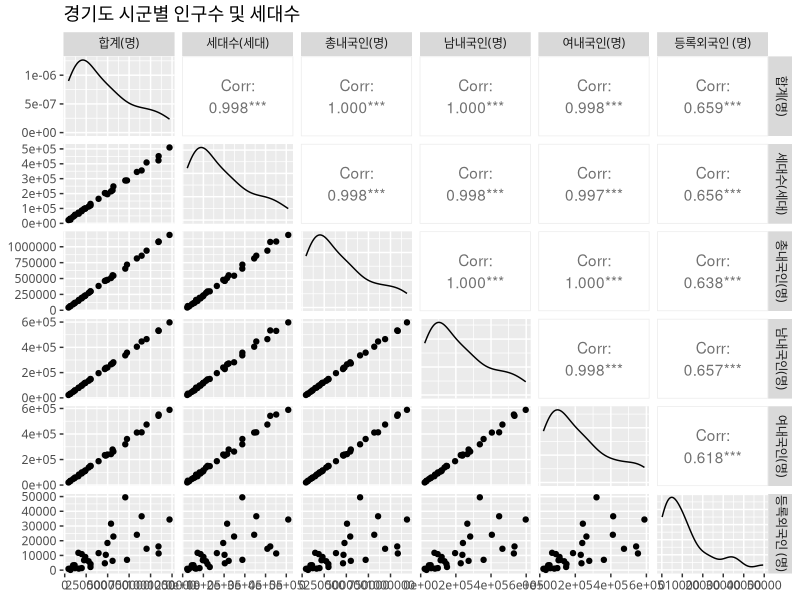
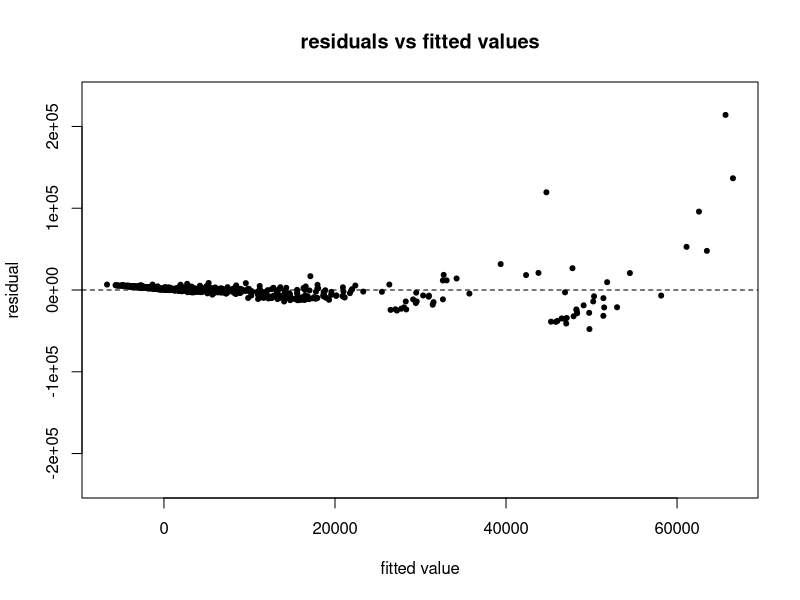
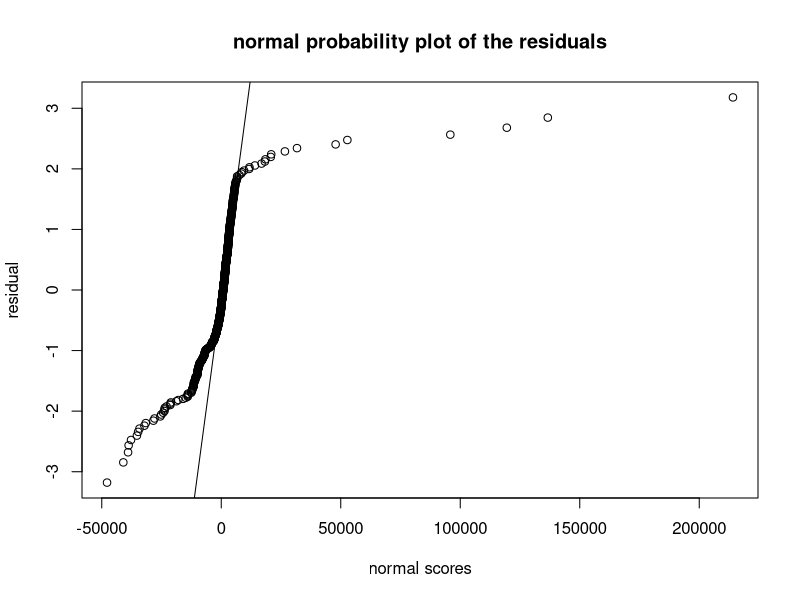
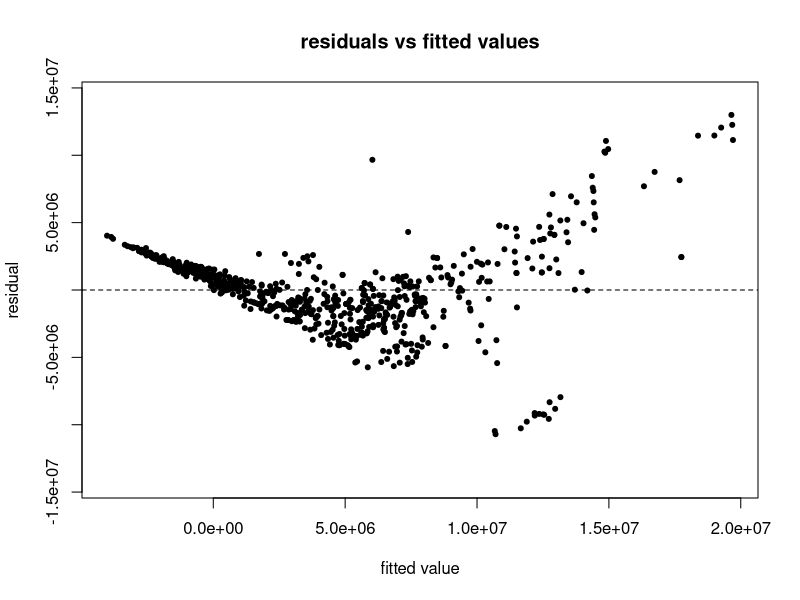
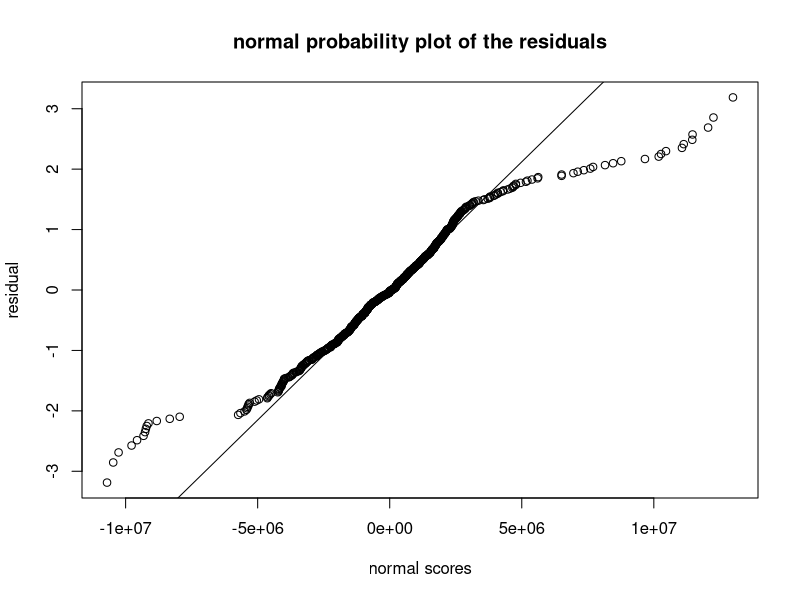
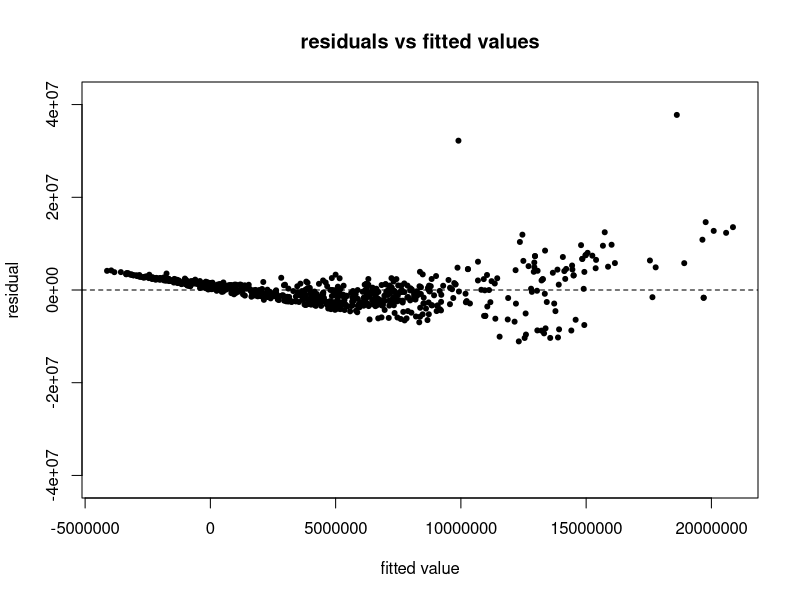
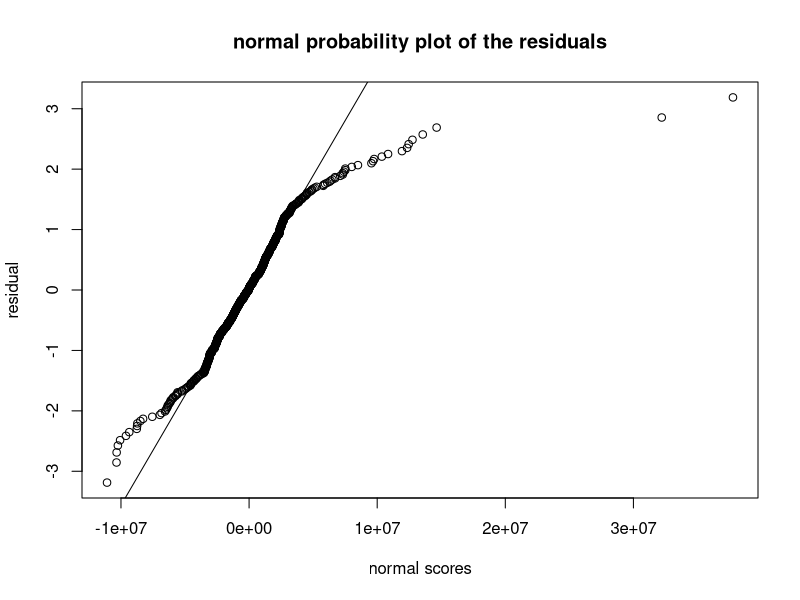
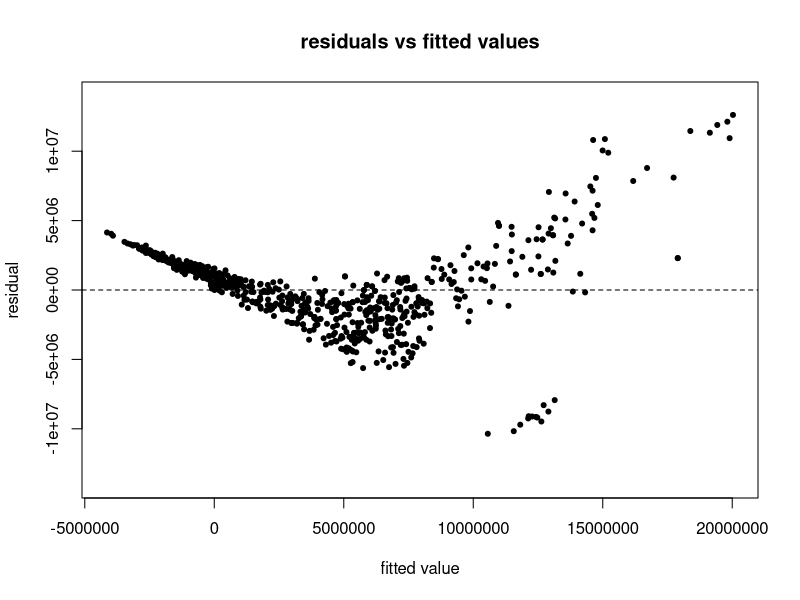

Source code (R) for these figures, in order:
## ---- chunk 1
library(tidyverse)
library(car)
library(GGally)
theme_set(theme_grey(base_family='NanumGothic'))


original_data = read_csv('./data/local_currency.csv',locale=locale('ko',encoding='euc-kr'))


original_pop = read_csv('./data/gg_population.csv')
        # 2021.02 기준
## ---- chunk 2
original_pop[2:nrow(original_pop),3:ncol(original_pop)] %>%
  ggpairs(title="경기도 시군별 인구수 및 세대수") 

covid_before_after = str_remove(original_data$기준년월, "-") %>%
  as.numeric() >= 202004

data = original_data %>%
  select(c("시군명", "기준년월", "월별카드발행수량(건)", "월별카드충전액(천원)", "월별카드사용액(천원)")) %>%
  mutate(covid=if_else(covid_before_after, 'after', 'before'))


original_pop %>% colnames()
  # 현재 총 인구 합계로 표준화
pop = original_pop %>%
  select(c("시군구별(1)", "세대수(세대)")) %>%
  rename(시군명=`시군구별(1)`, total=`세대수(세대)`)


skimr::skim(pop)


div_data = data %>%  mutate_at(vars(-시군명, -기준년월, -covid), funs(. / `월별카드발행수량(건)` ))



# 표준화
stand_data = data %>% left_join(pop, by='시군명') %>%  mutate_at(vars(-시군명, -기준년월, -covid), funs(. / total))


## ---- chunk 3
skimr::skim(data)
skimr::skim(stand_data)
## ---- chunk 4

rcbd_card = aov(`월별카드발행수량(건)`~시군명+covid+기준년월, data=data)
summary(rcbd_card)
rcbd_card_use = aov(`월별카드사용액(천원)`~시군명+covid+기준년월, data=data)
summary(rcbd_card_use)

rcbd_card_charge = aov(`월별카드충전액(천원)`~시군명+covid+기준년월, data=data)
summary(rcbd_card_charge)

## ---- chunk 5

residuals = resid(rcbd_card)
fitted = fitted(rcbd_card)
plot(fitted, residuals, pch=20, ylim=c(-1.1,1.1)*max(abs(residuals)),
     xlab = 'fitted value', ylab='residual', main='residuals vs fitted values')
abline(0,0,lty=2)


## ---- chunk 6
qqnorm(residuals, datax=T, ylab='normal scores',
       xlab='residual', main='normal probability plot of the residuals')
qqline(residuals, datax = T)
## ---- chunk 7

residuals_use = resid(rcbd_card_use)
fitted_use = fitted(rcbd_card_use)
plot(fitted_use, residuals_use, pch=20, ylim=c(-1.1,1.1)*max(abs(residuals_use)),
     xlab = 'fitted value', ylab='residual', main='residuals vs fitted values')
abline(0,0,lty=2)


## ---- chunk 8
qqnorm(residuals_use, datax=T, ylab='normal scores',
       xlab='residual', main='normal probability plot of the residuals')
qqline(residuals_use, datax = T)
## ---- chunk 9
residuals_charge = resid(rcbd_card_charge)
fitted_charge  = fitted(rcbd_card_charge)
plot(fitted_charge , residuals_charge , pch=20, ylim=c(-1.1,1.1)*max(abs(residuals_charge )),
     xlab = 'fitted value', ylab='residual', main='residuals vs fitted values')
abline(0,0,lty=2)


## ---- chunk 10
qqnorm(residuals_charge , datax=T, ylab='normal scores',
       xlab='residual', main='normal probability plot of the residuals')
qqline(residuals_charge , datax = T)

## ---- chunk 11

div_rcbd_card = aov(`월별카드발행수량(건)`~시군명+covid+기준년월, data=div_data)
summary(div_rcbd_card)
div_rcbd_card_use = aov(`월별카드사용액(천원)`~시군명+covid+기준년월, data=div_data)
summary(div_rcbd_card_use)
div_rcbd_card_charge = aov(`월별카드충전액(천원)`~시군명+covid+기준년월, data=div_data)
summary(div_rcbd_card_charge)

## ---- chunk 12

div_residuals_use = resid(div_rcbd_card_use)
div_fitted_use = fitted(div_rcbd_card_use)
plot(div_fitted_use, div_residuals_use, pch=20, ylim=c(-1.1,1.1)*max(abs(div_residuals_use)),
     xlab = 'fitted value', ylab='residual', main='residuals vs fitted values')
abline(0,0,lty=2)


## ---- chunk 13
qqnorm(div_residuals_use, datax=T, ylab='normal scores',
       xlab='residual', main='normal probability plot of the residuals')
qqline(residuals_use, datax = T)
## ---- chunk 14
div_residuals_charge = resid(div_rcbd_card_charge)
div_fitted_charge  = fitted(div_rcbd_card_charge)
plot(div_fitted_charge , div_residuals_charge , pch=20, ylim=c(-1.1,1.1)*max(abs(div_residuals_charge )),
     xlab = 'fitted value', ylab='residual', main='residuals vs fitted values')
abline(0,0,lty=2)


## ---- chunk 15
qqnorm(div_residuals_charge , datax=T, ylab='normal scores',
       xlab='residual', main='normal probability plot of the residuals')
qqline(div_residuals_charge , datax = T)

## ---- chunk 16

leveneTest(`월별카드발행수량(건)`~시군명, data=data)
leveneTest(`월별카드사용액(천원)`~시군명, data=data)
leveneTest(`월별카드충전액(천원)`~시군명, data=data)


leveneTest(`월별카드발행수량(건)`~시군명, data=div_data)
leveneTest(`월별카드사용액(천원)`~시군명, data=div_data)
leveneTest(`월별카드충전액(천원)`~시군명, data=div_data)

leveneTest(`월별카드발행수량(건)`~시군명, data=stand_data)
leveneTest(`월별카드사용액(천원)`~시군명, data=stand_data)
leveneTest(`월별카드충전액(천원)`~시군명, data=stand_data)
## ---- chunk 17

stand_rcbd_card = aov(`월별카드발행수량(건)`~시군명*covid+기준년월, data=data)
summary(stand_rcbd_card)
stand_rcbd_card_use = aov(`월별카드사용액(천원)`~시군명*covid+기준년월, data=data)
summary(stand_rcbd_card_use)
stand_rcbd_card_charge = aov(`월별카드충전액(천원)`~시군명*covid+기준년월, data=data)
summary(stand_rcbd_card_charge)

## ---- chunk 18

stand_residuals = resid(stand_rcbd_card)
stand_fitted = fitted(stand_rcbd_card)
plot(stand_fitted, stand_residuals, pch=20, ylim=c(-1.1,1.1)*max(abs(stand_residuals)),
     xlab = 'fitted value', ylab='residual', main='residuals vs fitted values')
abline(0,0,lty=2)


## ---- chunk 19
qqnorm(stand_residuals, datax=T, ylab='normal scores',
       xlab='residual', main='normal probability plot of the residuals')
qqline(stand_residuals, datax = T)
## ---- chunk 20

stand_residuals_use = resid(stand_rcbd_card_use)
stand_fitted_use = fitted(stand_rcbd_card_use)
plot(stand_fitted_use, stand_residuals_use, pch=20, ylim=c(-1.1,1.1)*max(abs(stand_residuals_use)),
     xlab = 'fitted value', ylab='residual', main='residuals vs fitted values')
abline(0,0,lty=2)


## ---- chunk 21
qqnorm(stand_residuals_use, datax=T, ylab='normal scores',
       xlab='residual', main='normal probability plot of the residuals')
qqline(stand_residuals_use, datax = T)
## ---- chunk 22
stand_residuals_charge = resid(stand_rcbd_card_charge)
stand_fitted_charge  = fitted(stand_rcbd_card_charge)
plot(stand_fitted_charge , stand_residuals_charge , pch=20, ylim=c(-1.1,1.1)*max(abs(stand_residuals_charge)),
     xlab = 'fitted value', ylab='residual', main='residuals vs fitted values')
abline(0,0,lty=2)


## ---- chunk 23
qqnorm(stand_residuals_charge , datax=T, ylab='normal scores',
       xlab='residual', main='normal probability plot of the residuals')
qqline(stand_residuals_charge , datax = T)

## ---- chunk 24
coef = stand_rcbd_card$coefficients%>% as.data.frame()

rownames(coef)
a = tibble(name=rownames(coef)[str_detect(rownames(coef), ':covid')],
       coef=coef[str_detect(rownames(coef), ':covid'),]) %>%
  arrange(coef)


coef = stand_rcbd_card_use$coefficients %>% as.data.frame()

b = tibble(name=rownames(coef)[str_detect(rownames(coef), ':covid')],
       coef=coef[str_detect(rownames(coef), ':covid'),]) %>%
  arrange(coef)



coef = stand_rcbd_card_charge$coefficients %>% as.data.frame()

c = tibble(name=rownames(coef)[str_detect(rownames(coef), ':covid')],
       coef=coef[str_detect(rownames(coef), ':covid'),]) %>%
  arrange(coef)

## ---- chunk 25
tukey_stand_rcbd_card = TukeyHSD(x=stand_rcbd_card, '시군명', conf.level=0.95)
tukey_stand_rcbd_card_use = TukeyHSD(x=stand_rcbd_card_use, '시군명', conf.level=0.95)
tukey_stand_rcbd_card_charge = TukeyHSD(x=stand_rcbd_card_charge, '시군명', conf.level=0.95)


plot_tukey = function(tukey, str){
  rowname_vector = rownames(tukey$시군명) 
  tukey$시군명 = tukey$시군명[str_detect(rowname_vector, str),]
  print(tukey$시군명)
  plot(tukey, las=1, tcl=-.3, col="brown")
}

par(family = 'NanumGothic')

par(mar=c(3,7,3,3))


plot_tukey(tukey_stand_rcbd_card, '수원')
plot_tukey(tukey_stand_rcbd_card, '연천')

plot_tukey(tukey_stand_rcbd_card_use, '수원')
plot_tukey(tukey_stand_rcbd_card_use, '연천')
plot_tukey(tukey_stand_rcbd_card_use, '성남')

plot_tukey(tukey_stand_rcbd_card_charge, '수원')
plot_tukey(tukey_stand_rcbd_card_charge, '연천')
plot_tukey(tukey_stand_rcbd_card_charge, '성남')

